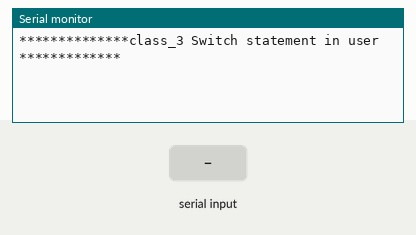
Bench run of a sketch on a simulated Arduino Uno, built with avr-gcc and run on an emulated ATmega328P. On the bench: the last lines printed to the serial monitor. Inputs (shaded band) come from the test bench.

Above: at 1.2 s.
1.3 s: "1\n" received over Serial
At 2.5 s:
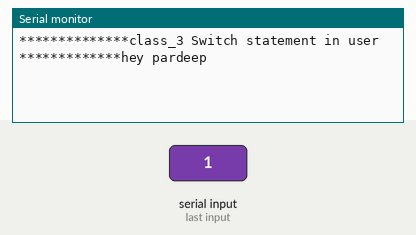
2.8 s: "2\n" received over Serial
At 3.9 s:
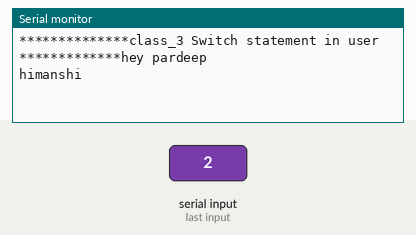

Measured:
- after the input at 1.3 s, the serial monitor: prints a new line at once (image 1)
- after the input at 2.8 s, the serial monitor: prints a new line at once (image 2)

The sketch:

class3.ino
```cpp
void setup() {
 Serial.begin(9600);
 Serial.print("**************class_3 Switch statement in user *************");
}

void loop()
{
 if(Serial.available()>0)
  {
   int b= Serial.parseInt();
   switch(b)
   {
     case 1:
      Serial.println("hey pardeep");
      break;
      case 2:
      Serial.println("himanshi");
      break;


   }
  }
}
```
